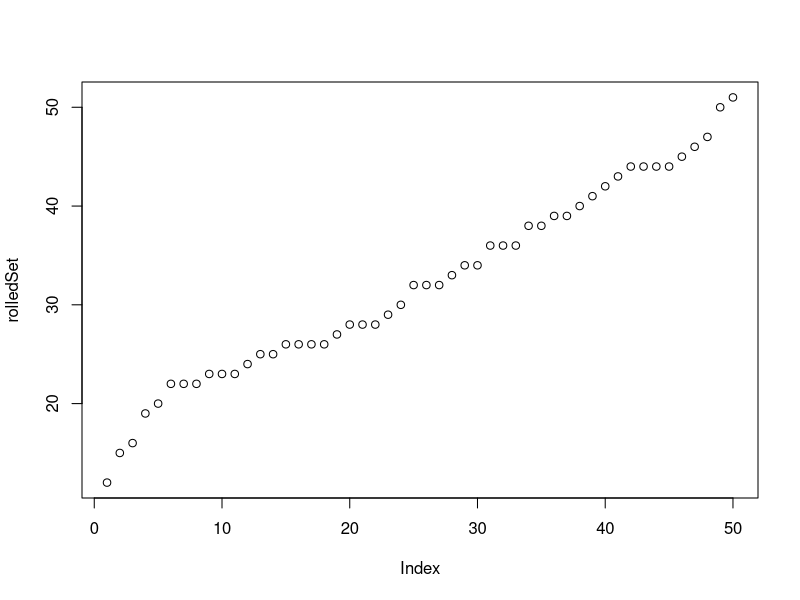
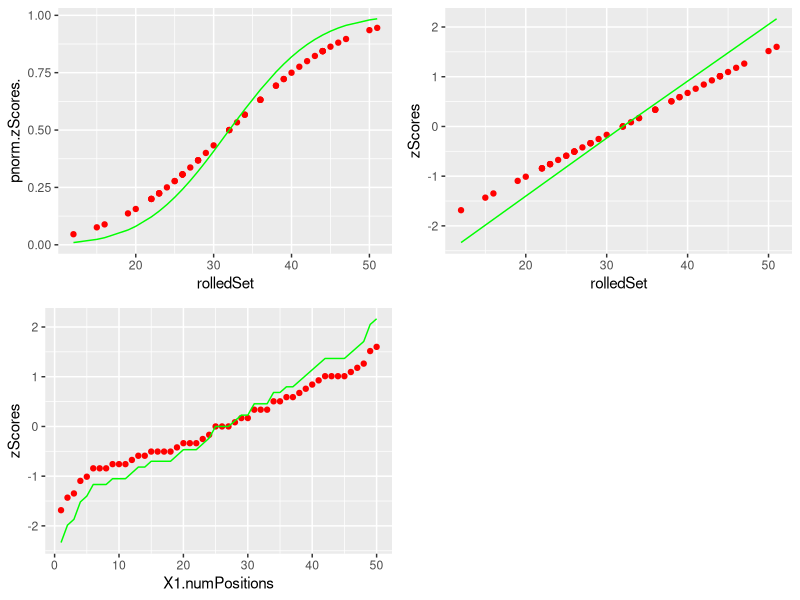

The R script that drew these images, in order:
library(parallel)
require(ggplot2)
require(gridExtra)

numDice = sample(3:10,1)
dice = c(4,6,8,10,12,20,100)
numPositions = sample(c(3:10,20,50),1)

maxReScaledZ <- 2.25

diceSet = sample(dice,numDice,replace=TRUE)

rolledSet <- sort(unlist(mclapply(1:numPositions, function (x)
  {
  roll <- mclapply(diceSet, function(x)
    {
    rolled <- sample(1:x,1)
    return(rolled)
  })
  return(sum(unlist(roll)))
})))

plot(rolledSet)

probs <- c(0, .1, .25, .5, .75, .9, 1)
bowleysSummary <- quantile(rolledSet, probs)

m <-median(rolledSet)

bowleyDeltaMedianSqr <- (bowleysSummary-m)^2

#multiplying by % delta's = dividing by that amount if every value were deviated by median multiplied by that % equivalence (i.e. 1/count)
stratifiedMAD <- sqrt(sum(diff(probs, lag = 1, differences = 1) * c(bowleyDeltaMedianSqr[1:3],bowleyDeltaMedianSqr[5:7])))

zScores <- (rolledSet-m)/stratifiedMAD

lowerSum <- abs(sum(zScores[zScores<0]))
upperSum <- sum(zScores[zScores>0])
average <- mean(c(lowerSum,upperSum))

lowerFactor <- abs(lowerSum)/average
upperFactor <- abs(upperSum)/average

lower <- which(zScores<0)
upper <- which(zScores>0)

colors <- rainbow(2)

reScaled <- zScores
reScaled[lower] <- zScores[lower]*upperFactor
reScaled[upper] <- zScores[upper]*lowerFactor

limit <- mean(c(abs(min(reScaled)),max(reScaled)))
reFactor2 <- maxReScaledZ/limit

reScaled[lower] <- reScaled[lower]*reFactor2
reScaled[upper] <- reScaled[upper]*reFactor2

mean(zScores)
mean(reScaled)

df <- data.frame(rolledSet,pnorm(zScores),pnorm(reScaled))

plot1 <- ggplot(df, aes(rolledSet)) +                  # basic graphical object
  geom_point(aes(y=pnorm.zScores.), colour="red") +  # first layer
  geom_line(aes(y=pnorm.reScaled.), colour="green")  # second layer

df <- data.frame(rolledSet,zScores,reScaled)

plot2 <- ggplot(df, aes(rolledSet)) +                  # basic graphical object
  geom_point(aes(y=zScores), colour="red") +  # first layer
  geom_line(aes(y=reScaled), colour="green")  # second layer

df <- data.frame(1:numPositions,zScores,reScaled)

plot3 <- ggplot(df, aes(X1.numPositions)) +                    # basic graphical object
  geom_point(aes(y=zScores), colour="red") +  # first layer
  geom_line(aes(y=reScaled), colour="green")  # second layer

grid.arrange(plot1, plot2, plot3, ncol=2, nrow=2)

summary(pnorm(zScores))
summary(pnorm(reScaled))

summary(zScores)
summary(reScaled)
